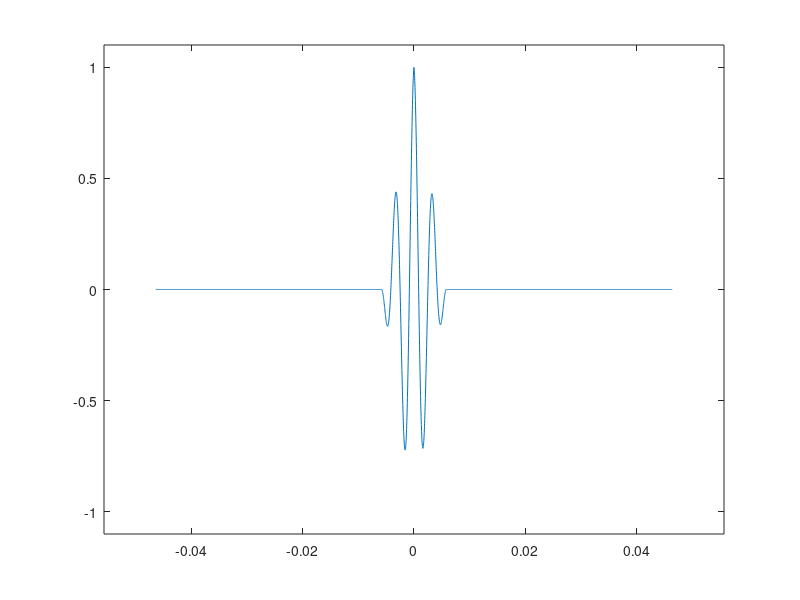
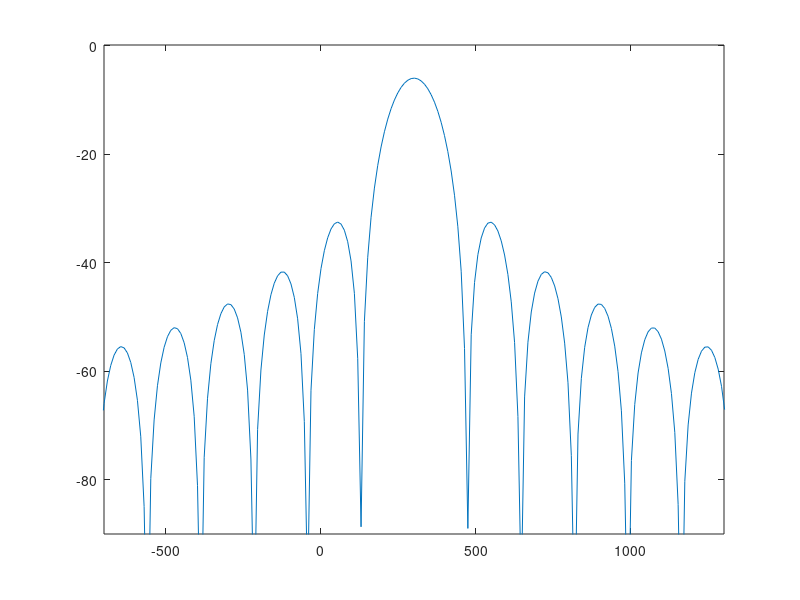

The MATLAB source for these figures, in order:
fc = 44100;
sinc = 1/fc;
outwin = 4096;
dur = outwin/fc;
freq = 300;

t = [-dur/2:sinc:dur/2-sinc];
binsize = fc/outwin;

halfx = round(outwin/2);

inwin = 511;
winmezzi = floor(inwin/2);

x = exp(i*2*pi*freq*t);
%x = ones(1, outwin);

h = triang(inwin)';

x1 = zeros(1, outwin);
x1(halfx-winmezzi:halfx+winmezzi) = x(halfx-winmezzi:halfx+winmezzi).*h;

F = [-fc/2:binsize:fc/2-binsize];

fftbuffer = zeros(1, outwin);
fftbuffer (1:halfx) = x1(halfx+1:outwin); % parte destra
fftbuffer (halfx+1:outwin) = x1(1:halfx); % parte sinistra

Y = fft(fftbuffer, outwin);

figure(1)
plot(t, x1)
axis([-dur/2*1.2 dur/2*1.2 -1.1 1.1 ])

figure(2)
plot(F, 20*log10(abs(fftshift(Y))/inwin))
axis([-1000+freq +1000+freq -90 0.1])
%
% figure(3)
% plot(F, unwrap(angle(Y())))